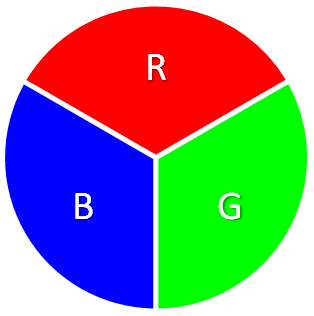
#> input picture 02-DIP/02/images/colors.png, 314 x 316 px
$ jupyter execute opencv_intro.ipynb
#> lines starting #> are read from the running program, lines starting #| are printed output that depends on the picture
[cell 1]
import cv2
import matplotlib.pyplot as plt
import numpy as np

[cell 2]
#reading image in OPENCV
img_channels = cv2.imread(r'images/colors.png')
#> img_channels is the input picture: shape (316, 314, 3); mean B, G, R 137.2, 137.5, 137.5

[cell 3]
img_channels.shape
#> Out = (316, 314, 3)

[cell 4]
#cv2.imshow('image for teaching the channels', img_channels)
#cv2.waitKey(0)

[cell 5]
#R=red, G=green, B=blue
blue_channel = img_channels[:, :, 0]
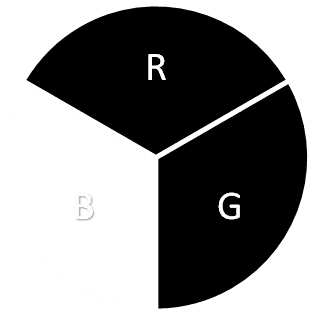
#> blue_channel: shape (316, 314); min 0, max 255, mean 137.2
# [5 lines of commented-out code are left out]

[cell 6]
green_channel = img_channels[:, :, 1]
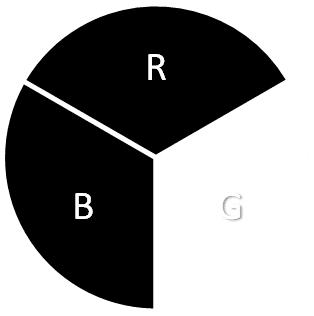
#> green_channel: shape (316, 314); min 0, max 255, mean 137.5
#cv2.imshow('second_channel', green_channel)
#cv2.waitKey(0)

[cell 7]
green_channel

[cell 8]
red_channel = img_channels[:, :, 2]
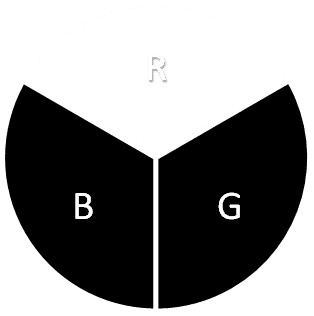
#> red_channel: shape (316, 314); min 0, max 255, mean 137.5
#cv2.imwrite('third_ch.jpg', red_channel)

[cell 9]
c_img = cv2.imread(r'images/c_img.jpg')
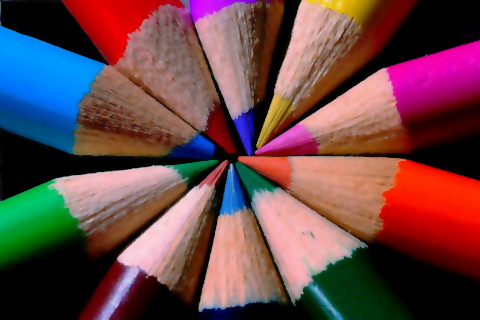
#> input picture 02-DIP/02/images/c_img.jpg, 480 x 320 px
#> c_img is the input picture: shape (320, 480, 3); mean B, G, R 72, 69.8, 104.8
#cv2.imshow('c_img', c_img)
#cv2.waitKey(0)

[cell 10]
red_ch_c_img = c_img[:, :, 2]
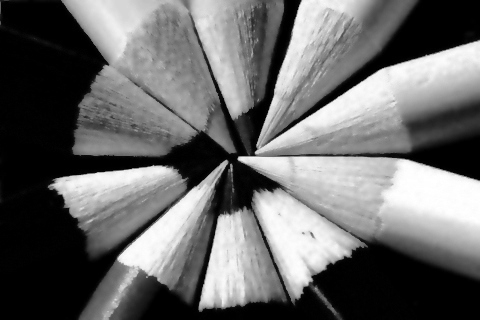
#> red_ch_c_img: shape (320, 480); min 0, max 255, mean 104.8
#cv2.imshow('c_img', red_ch_c_img)
#cv2.waitKey(0)
#cv2.imwrite('third_ch_c_img.jpg', red_ch_c_img)

[cell 11]
color_img = cv2.imread(r'images/colors.png')
color_to_gray = cv2.cvtColor(color_img, cv2.COLOR_BGR2GRAY)
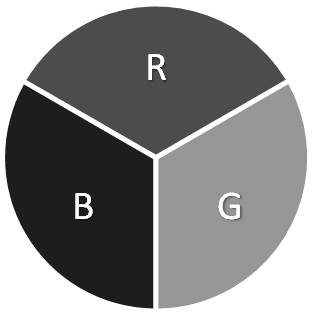
#> color_to_gray: shape (316, 314); min 21, max 255, mean 137.5

#cv2.imshow('color2gray', color_to_gray)
#cv2.waitKey(0)

[cell 12]
color_img.shape
#> Out = (316, 314, 3)

[cell 13]
color_to_gray.shape
#> Out = (316, 314)

[cell 14]
color_to_gray_from_first = cv2.imread('images/c_img.jpg', 0)
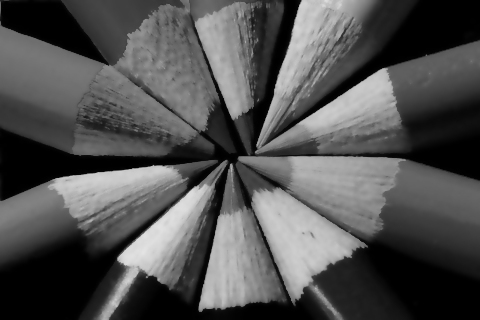
#> color_to_gray_from_first: shape (320, 480); min 0, max 228, mean 80.5

#cv2.imshow('color2grayfromfirst', color_to_gray_from_first)
#cv2.waitKey(0)

[cell 15]
color_from_first = cv2.imread(r'images/c_img.jpg', 1)
img_without_any_any_changes = cv2.imread('images/c_img.jpg', -1)

[cell 16]
b_img_for_test = cv2.imread(r'images/b_img.png')
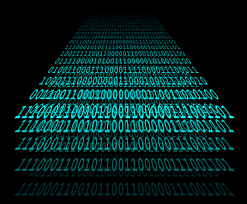
#> input picture 02-DIP/02/images/b_img.png, 247 x 204 px
#> b_img_for_test is the input picture: shape (204, 247, 3); mean B, G, R 31.9, 32.4, 0
b_img_for_test.shape
#> Out = (204, 247, 3)

[cell 17]
#Reading using cv2, showing using matplotlib

c_img_for_matplotlib = cv2.imread(r'images/c_img.jpg') #BGR
plt.imshow(c_img_for_matplotlib) #RGB
plt.title('Image for plt')
plt.axis('off')

[cell 18]
c_img_for_plt_using_plt = plt.imread(r'images/c_img.jpg') #RGB
plt.imshow(c_img_for_plt_using_plt) #RGB
plt.title('Image for plt')
plt.axis('off')
